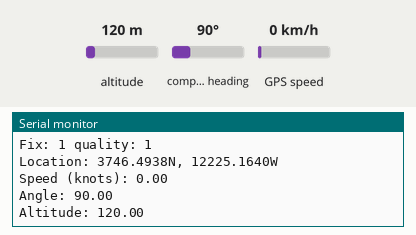
This sketch was run on a simulated Arduino Uno, built with avr-gcc and run on an emulated ATmega328P. On the bench: the last lines printed to the serial monitor. Inputs (shaded band) come from the test bench; at power-on: altitude 120 m, compass heading 90°, GPS speed 0 km/h. The GPS gets a fix after 3 s at 37.7749, -122.4194 with 8 satellites.

Above: at 7.2 s.
7.3 s: altitude set to 20 m
At 8.4 s:
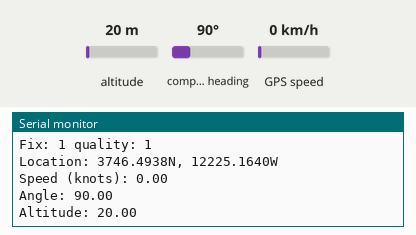
8.8 s: compass heading set to 7°
At 9.6 s:
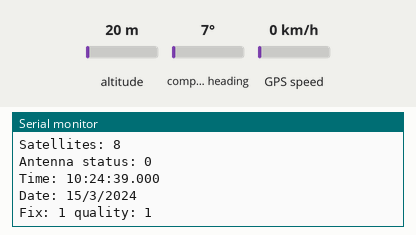
Timing chart, 0 to 10.2 s (numbered marks = the images above; inputs shaded):
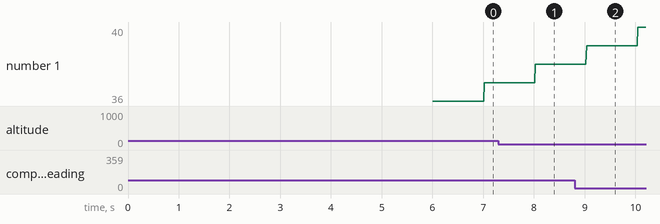

Measured:
- after the input at 7.3 s, the serial monitor: prints a new line after 0.74 s (image 1)
- after the input at 8.8 s, the serial monitor: prints a new line after 0.25 s (image 2)

The sketch:

GPS_SoftwareSerial_Parsing.ino
```cpp
// Reference: Adafruit GPS Software Serial Parsing Library

// This code shows how to listen to the GPS module in an interrupt
// which allows the program to have more 'freedom' - just parse
// when a new NMEA sentence is available! Then access data when
// desired.

#include <Adafruit_GPS.h>
#include <SoftwareSerial.h>

SoftwareSerial mySerial(8, 7);
Adafruit_GPS GPS(&mySerial);

// Set GPSECHO to 'false' to turn off echoing the GPS data to the Serial console
// Set to 'true' if you want to debug and listen to the raw GPS sentences
#define GPSECHO  true

void setup()
{

  // connect at 115200 so we can read the GPS fast enough and echo without dropping chars
  // also spit it out
  Serial.begin(115200);
  delay(5000);
  Serial.println("Adafruit GPS library basic parsing test!");

  // 9600 NMEA is the default baud rate for Adafruit MTK GPS's
  GPS.begin(9600);

  // We want only RMC+GGA since the parser doesn't care about other sentences at this time
  GPS.sendCommand(PMTK_SET_NMEA_OUTPUT_RMCGGA);

  // Set the update rate
  GPS.sendCommand(PMTK_SET_NMEA_UPDATE_1HZ);   // 1 Hz update rate

  // Request updates on antenna status
  GPS.sendCommand(PGCMD_ANTENNA);

  delay(1000);
  // Ask for firmware version
  mySerial.println(PMTK_Q_RELEASE);
}

uint32_t timer = millis();


void loop()                     // run over and over again
{
  char c = GPS.read();
  // if you want to debug, this is a good time to do it!
  if ((c) && (GPSECHO))
    Serial.write(c);

  // if a sentence is received, we can check the checksum, parse it...
  if (GPS.newNMEAreceived()) {
    // a tricky thing here is if we print the NMEA sentence, or data
    // we end up not listening and catching other sentences!

    if (!GPS.parse(GPS.lastNMEA()))   // this also sets the newNMEAreceived() flag to false
      return;  // we can fail to parse a sentence in which case we should just wait for another
  }

  // approximately every 0.5 second or so, print out the current stats
  if (millis() - timer > 0.5) {
    timer = millis(); // reset the timer

    Serial.print("\nTime: ");
    if (GPS.hour < 10) { Serial.print('0'); }
    Serial.print(GPS.hour, DEC); Serial.print(':');
    if (GPS.minute < 10) { Serial.print('0'); }
    Serial.print(GPS.minute, DEC); Serial.print(':');
    if (GPS.seconds < 10) { Serial.print('0'); }
    Serial.print(GPS.seconds, DEC); Serial.print('.');
    if (GPS.milliseconds < 10) {
      Serial.print("00");
    } else if (GPS.milliseconds > 9 && GPS.milliseconds < 100) {
      Serial.print("0");
    }
    Serial.println(GPS.milliseconds);
    Serial.print("Date: ");
    Serial.print(GPS.day, DEC); Serial.print('/');
    Serial.print(GPS.month, DEC); Serial.print("/20");
    Serial.println(GPS.year, DEC);
    Serial.print("Fix: "); Serial.print((int)GPS.fix);
    Serial.print(" quality: "); Serial.println((int)GPS.fixquality);
    if (GPS.fix) {
      Serial.print("Location: ");
      Serial.print(GPS.latitude, 4); Serial.print(GPS.lat);
      Serial.print(", ");
      Serial.print(GPS.longitude, 4); Serial.println(GPS.lon);

      Serial.print("Speed (knots): "); Serial.println(GPS.speed);
      Serial.print("Angle: "); Serial.println(GPS.angle);
      Serial.print("Altitude: "); Serial.println(GPS.altitude);
      Serial.print("Satellites: "); Serial.println((int)GPS.satellites);
      Serial.print("Antenna status: "); Serial.println((int)GPS.antenna);
    }
  }
}
```
